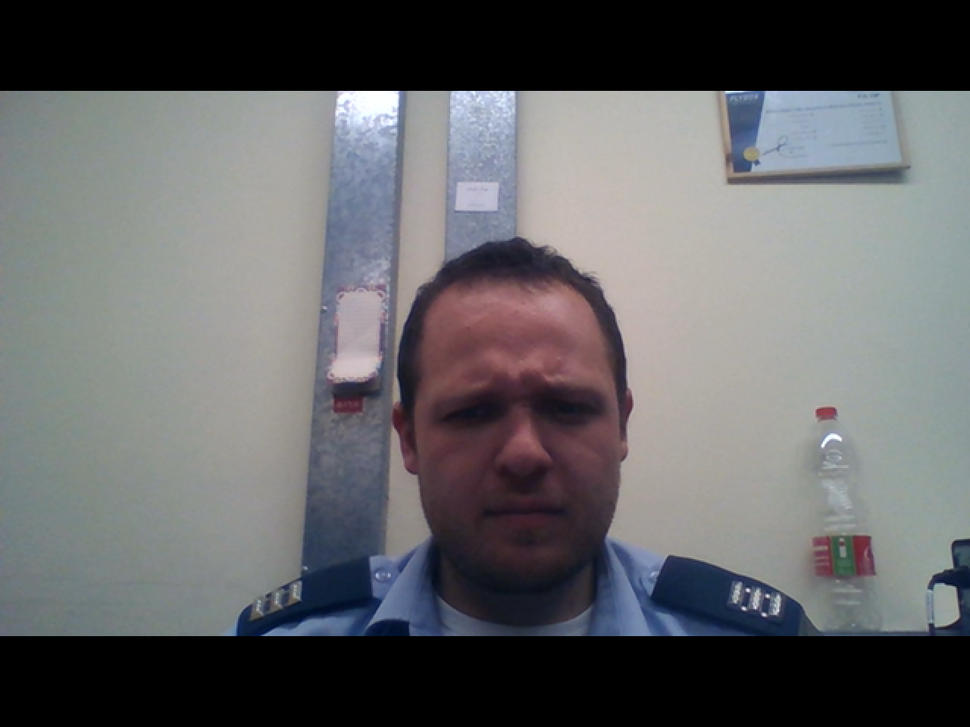
#> input picture playground_notebooks/1.png, 970 x 727 px, shrunk from 1280 x 960 before the run
$ jupyter execute image_addition.ipynb   (shell and % lines are left out)
#> lines starting #> are read from the running program, lines starting #| are printed output that depends on the picture; after the words box and inside, x2 and y2 are one past the last pixel; in counts of white or black regions, pixels touching at a corner belong together
[cell 1]
import cv2
import matplotlib.pyplot as plt

[cell 2]
base_im = cv2.imread(r"1.png")
#> base_im is the input picture: shape (727, 970, 3); mean B, G, R 102.6, 100.6, 100.2
cutout = cv2.imread(r"sample_cutout.png", cv2.IMREAD_UNCHANGED)
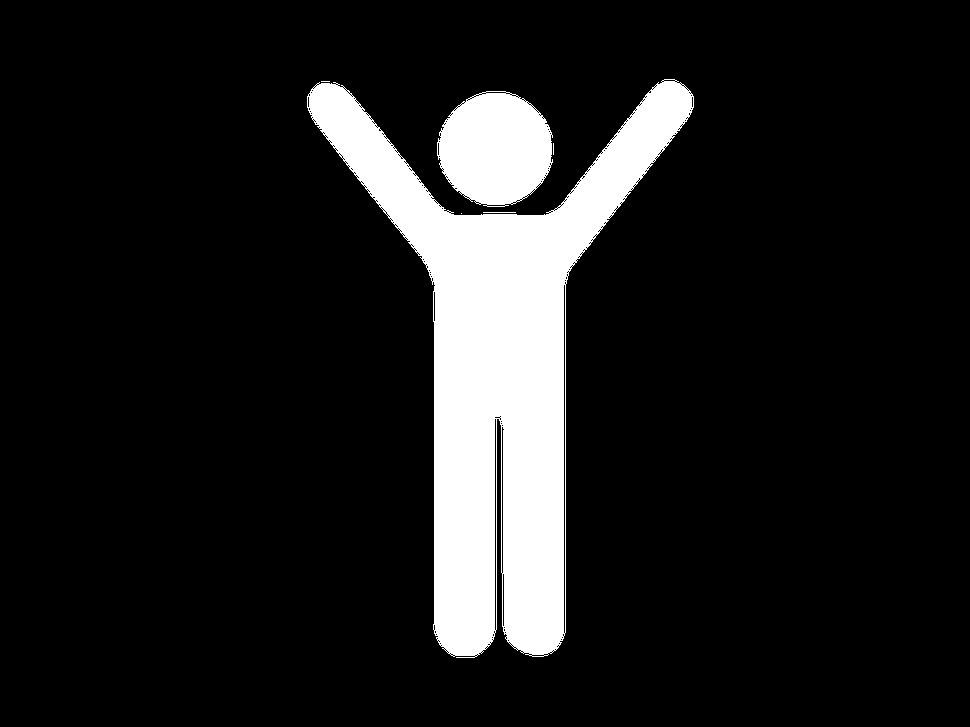
#> input picture playground_notebooks/sample_cutout.png, 970 x 727 px, shrunk from 1280 x 960 before the run
#> cutout is the input picture: shape (727, 970, 4); mean B, G, R, A 30.3, 30.3, 30.3, 28.9
base_im = cv2.cvtColor(base_im, cv2.COLOR_BGR2RGB)
#base_im[cutout[:,:,3] != 0] = 255
plt.figure(figsize=(10,10))
plt.imshow(base_im)

[cell 3]
contours, hierarchy = cv2.findContours(cutout[:,:,3], cv2.RETR_TREE, cv2.CHAIN_APPROX_SIMPLE)
#> contours = 578 contours, 564 with area under 20; largest, box (x1, y1, x2, y2) and area: (307, 79, 694, 658) 73724, (437, 91, 553, 207) 10230, (563, 284, 566, 634) 696, (494, 418, 497, 631) 422, (501, 426, 505, 574) 293

[cell 4]
contours_im = cv2.drawContours(base_im, contours, -1, (255,255,255), 10)
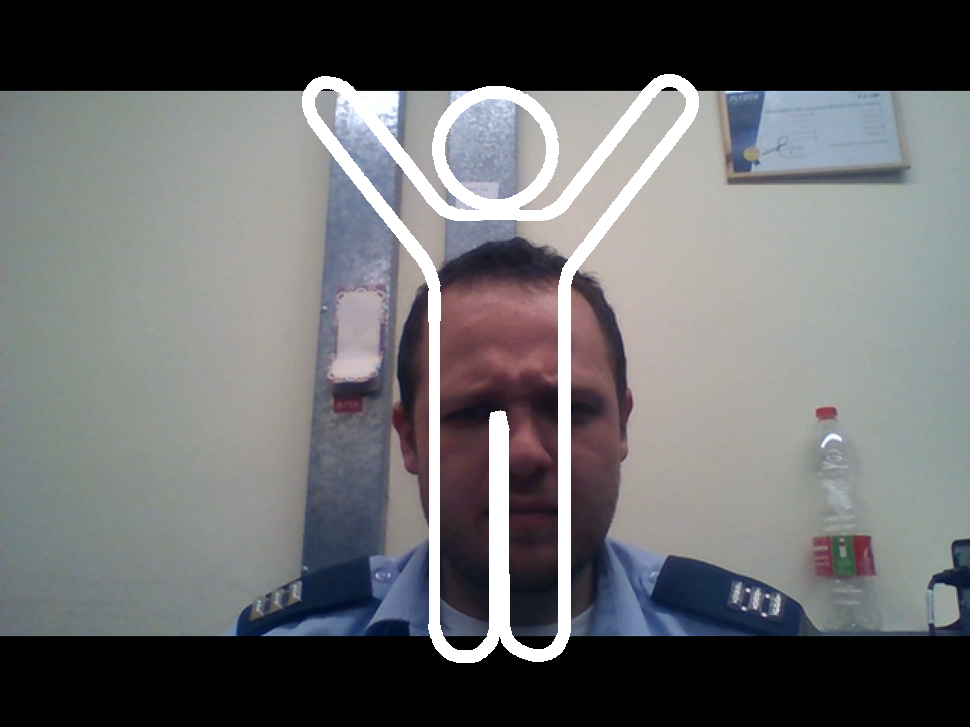
#> contours_im: shape (727, 970, 3); mean R, G, B 106.8, 107.6, 109.3
